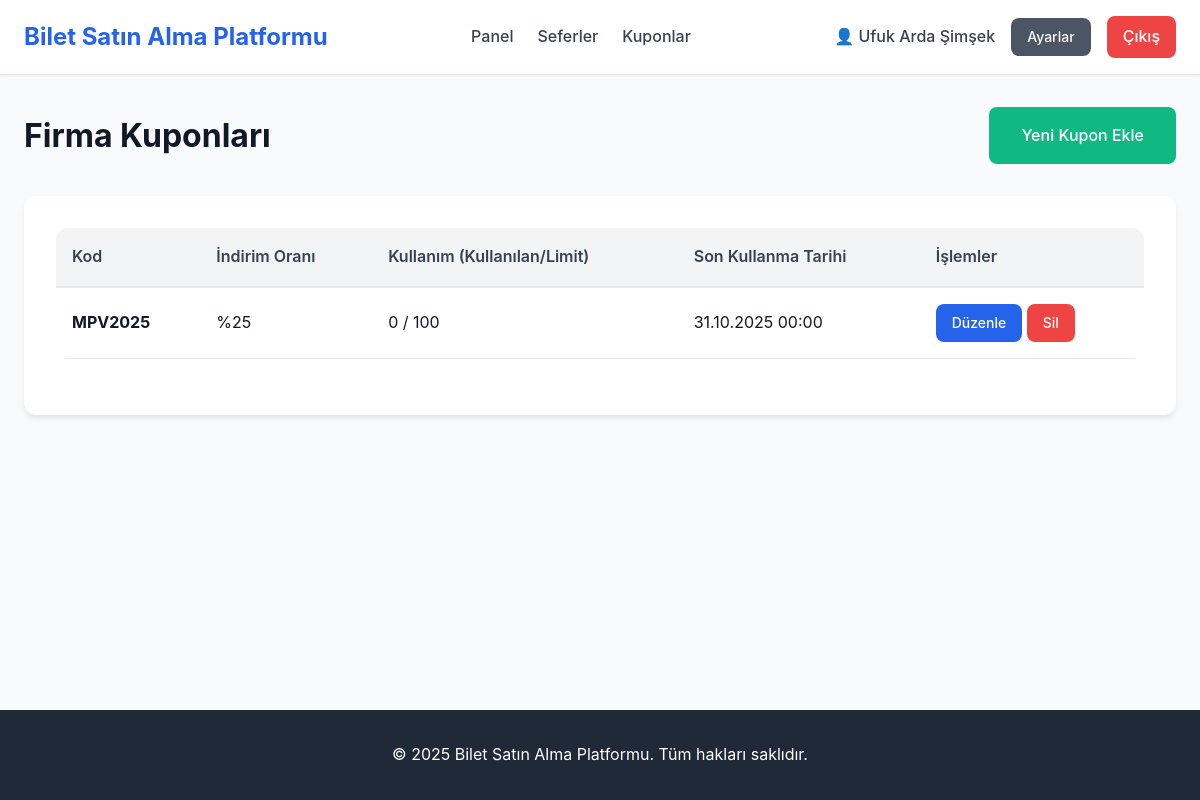
Screenshot of /company/coupons (signed in) with the database file from the repository.
### tables this page shows
CREATE TABLE Coupons (
    id TEXT PRIMARY KEY,                    -- UUID
    code TEXT NOT NULL UNIQUE,              -- Kupon kodu (benzersiz)
    discount REAL NOT NULL CHECK(discount > 0 AND discount <= 100),  -- İndirim oranı (%)
    company_id TEXT NULL,                   -- NULL ise global (admin), değilse firma kuponu
    usage_limit INTEGER NOT NULL,           -- Toplam kullanım limiti
    used_count INTEGER DEFAULT 0,           -- Şu ana kadar kaç kez kullanıldı
    expire_date DATETIME NOT NULL,          -- Son kullanma tarihi
    created_at TIMESTAMP DEFAULT CURRENT_TIMESTAMP,
    FOREIGN KEY (company_id) REFERENCES Bus_Company(id) ON DELETE CASCADE
);

### pages/company/coupons.php (called while the page is built, shortened)
<?php
$auth = new Auth();
$db = Database::getInstance();
$auth->requireCompanyAdmin();
$companyAdmin = $auth->getCurrentUser();
$coupons = $db->getCouponsByCompanyId($companyAdmin['company_id']);
require_once INCLUDES_PATH . '/header.php';
require_once VIEWS_PATH . '/company/coupons.view.php';
require_once INCLUDES_PATH . '/footer.php';

### public/index.php (called while the page is built, shortened)
<?php
require_once __DIR__ . '/../config/config.php';
require_once __DIR__ . '/../router.php';

### classes/Database.php (called while the page is built, shortened)
<?php
class Database {
    private $pdo;
    private static $instance = null;
    private function __construct() {
        $this->pdo = getDBConnection();
    }
    public static function getInstance() {
        if (self::$instance === null) {
            self::$instance = new self();
        }
        return self::$instance;
    }
    public function fetchAll($sql, $params = []) {
        try {
            $stmt = $this->pdo->prepare($sql);
            $stmt->execute($params);
            return $stmt->fetchAll(PDO::FETCH_ASSOC);
        } catch (PDOException $e) {
            error_log("Database Error (fetchAll): " . $e->getMessage());
            error_log("SQL: " . $sql);
            return [];
        }
    }
    public function getCouponsByCompanyId($companyId) {
        $sql = "SELECT * FROM Coupons WHERE company_id = ? ORDER BY created_at DESC";
        return $this->fetchAll($sql, [$companyId]);
    }
}

### config/config.php (called while the page is built, shortened)
<?php
require_once __DIR__ . '/database.php';
spl_autoload_register(function ($class) {
    $file = CLASSES_PATH . '/' . $class . '.php';
});

### config/database.php (called while the page is built, shortened)
<?php
function getDBConnection() {
    try {
        $pdo = new PDO('sqlite:' . DB_PATH);
        $pdo->setAttribute(PDO::ATTR_ERRMODE, PDO::ERRMODE_EXCEPTION);
        $pdo->exec('PRAGMA foreign_keys = ON');
        $pdo->setAttribute(PDO::FETCH_ASSOC, true);
        return $pdo;
    } catch (PDOException $e) {
        error_log("Veritabanı bağlantı hatası: " . $e->getMessage());
        if (ENVIRONMENT !== 'development') {
            die("Sistemde bir sorun oluştu. Lütfen daha sonra tekrar deneyin.");
        } else {
            die("Veritabanı bağlantı hatası: " . $e->getMessage());
        }
    }
}

### classes/Auth.php (called while the page is built, shortened)
<?php
class Auth {
    public function isLoggedIn() {
        return isset($_SESSION['logged_in']) && $_SESSION['logged_in'] === true;
    }
    public function getCurrentUser() {
        return [
            'id' => $_SESSION['user_id'],
            'email' => $_SESSION['user_email'],
            'name' => $_SESSION['user_name'],
            'role' => $_SESSION['user_role'],
            'company_id' => $_SESSION['user_company_id'] ?? null,
            'balance' => $_SESSION['user_balance'] ?? 0
        ];
    }
}

### views/company/coupons.view.php (the view, shortened to what this page needs)
<div class="container mt-4">
    <div class="d-flex justify-content-between align-items-center mb-4">
        <h1>Firma Kuponları</h1>
        <a href="/company/coupons/add" class="btn btn-success">Yeni Kupon Ekle</a>
    </div>
    <div class="card">
        <div class="card-body">
            <?php if (empty($coupons)): ?>
                <div class="alert alert-info">Firmanıza ait kayıtlı kupon bulunmamaktadır.</div>
            <?php else: ?>
                <div class="table-container">
                    <table>
                        <thead>
                            <tr>
                                <th>Kod</th>
                                <th>İndirim Oranı</th>
                                <th>Kullanım (Kullanılan/Limit)</th>
                                <th>Son Kullanma Tarihi</th>
                                <th>İşlemler</th>
                            </tr>
                        </thead>
                        <tbody>
                            <?php foreach ($coupons as $coupon): ?>
                                <tr>
                                    <td><strong><?= htmlspecialchars($coupon['code']) ?></strong></td>
                                    <td>%<?= htmlspecialchars($coupon['discount']) ?></td>
                                    <td><?= htmlspecialchars($coupon['used_count']) ?> / <?= htmlspecialchars($coupon['usage_limit']) ?></td>
                                    <td><?= date(DATETIME_FORMAT, strtotime($coupon['expire_date'])) ?></td>
                                    <td>
                                        <a href="/company/coupons/edit?id=<?= $coupon['id'] ?>" class="btn btn-primary btn-sm">Düzenle</a>
                                        <a href="/company/coupons/delete?id=<?= $coupon['id'] ?>" class="btn btn-danger btn-sm" onclick="return confirm('Bu kuponu silmek istediğinizden emin misiniz?')">Sil</a>
                                    </td>
                                </tr>
                            <?php endforeach; ?>
                        </tbody>
                    </table>
                </div>
            <?php endif; ?>
        </div>
    </div>
</div>

### public/assets/css/style.css (style rules this page uses)
* { margin: 0; padding: 0; box-sizing: border-box; }
:root { --primary-color: #2563eb; --primary-hover: #1d4ed8; --secondary-color: #64748b; --success-color: #10b981; --danger-color: #ef4444; --warning-color: #f59e0b; --info-color: #3b82f6; --gray-50: #f9fafb; --gray-100: #f3f4f6; --gray-200: #e5e7eb; --gray-300: #d1d5db; --gray-400: #9ca3af; --gray-500: #6b7280; --gray-600: #4b5563; --gray-700: #374151; --gray-800: #1f2937; --gray-900: #111827; --spacing-xs: 0.25rem; --spacing-sm: 0.5rem; --spacing-md: 1rem; --spacing-lg: 1.5rem; --spacing-xl: 2rem; --spacing-2xl: 3rem; --radius-sm: 0.25rem; --radius-md: 0.5rem; --radius-lg: 0.75rem; --radius-xl: 1rem; --shadow-sm: 0 1px 2px 0 rgba(0, 0, 0, 0.05); --shadow-md: 0 4px 6px -1px rgba(0, 0, 0, 0.1); --shadow-lg: 0 10px 15px -3px rgba(0, 0, 0, 0.1); --shadow-xl: 0 20px 25px -5px rgba(0, 0, 0, 0.1); }
body { font-family: -apple-system, BlinkMacSystemFont, 'Segoe UI', Roboto, 'Helvetica Neue', Arial, sans-serif; font-size: 16px; line-height: 1.6; color: var(--gray-900); background-color: var(--gray-50); min-height: 100vh; display: flex; flex-direction: column; }
.container { width: 100%; max-width: 1200px; margin: 0 auto; padding: 0 var(--spacing-lg); }
.btn { display: inline-block; padding: var(--spacing-md) var(--spacing-xl); border: none; border-radius: var(--radius-md); font-size: 1rem; font-weight: 500; text-align: center; text-decoration: none; cursor: pointer; transition: all 0.2s; }
.btn-primary { background-color: var(--primary-color); color: white; }
.btn-success { background-color: var(--success-color); color: white; }
.btn-danger { background-color: var(--danger-color); color: white; }
.btn-sm { padding: var(--spacing-sm) var(--spacing-md); font-size: 0.875rem; }
.card { background: white; border-radius: var(--radius-lg); box-shadow: var(--shadow-md); padding: var(--spacing-xl); margin-bottom: var(--spacing-lg); }
.card-body { margin-bottom: var(--spacing-lg); }
.table-container { overflow-x: auto; margin-bottom: var(--spacing-lg); }
table { width: 100%; border-collapse: collapse; background: white; border-radius: var(--radius-lg); overflow: hidden; }
thead { background-color: var(--gray-100); }
th { padding: var(--spacing-md); text-align: left; font-weight: 600; color: var(--gray-700); border-bottom: 2px solid var(--gray-200); }
td { padding: var(--spacing-md); border-bottom: 1px solid var(--gray-200); }
.mt-4 { margin-top: var(--spacing-xl); }
.mb-4 { margin-bottom: var(--spacing-xl); }

### views/company/coupons.view.php (style rules this page uses)
.d-flex { display: flex; }
.justify-content-between { justify-content: space-between; }
.align-items-center { align-items: center; }

### rows the page displays
coupons: code "MPV2025", discount "25", used_count "0", usage_limit "100", expire_date "31.10.2025 00:00"

### other values shown
SITE_NAME "Bilet Satın Alma Platformu"
$currentUser['name'] "Ufuk Arda Şimşek"
